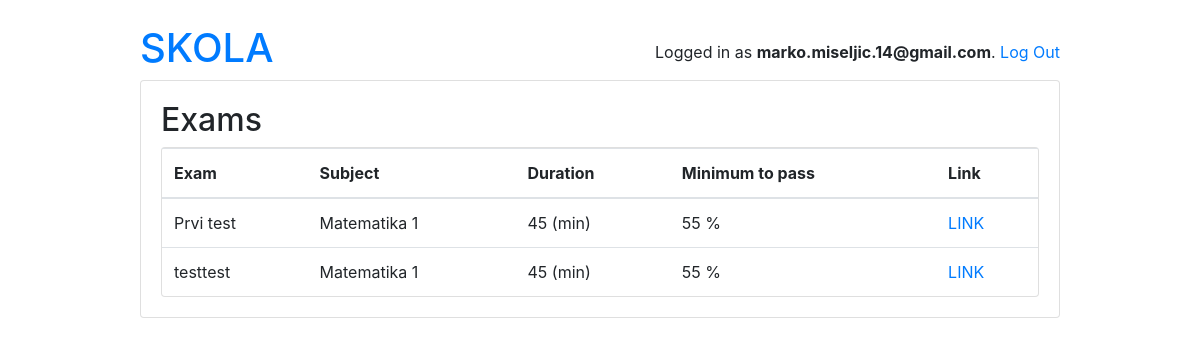
Before: /account/students/ (signed in) with the older database file.
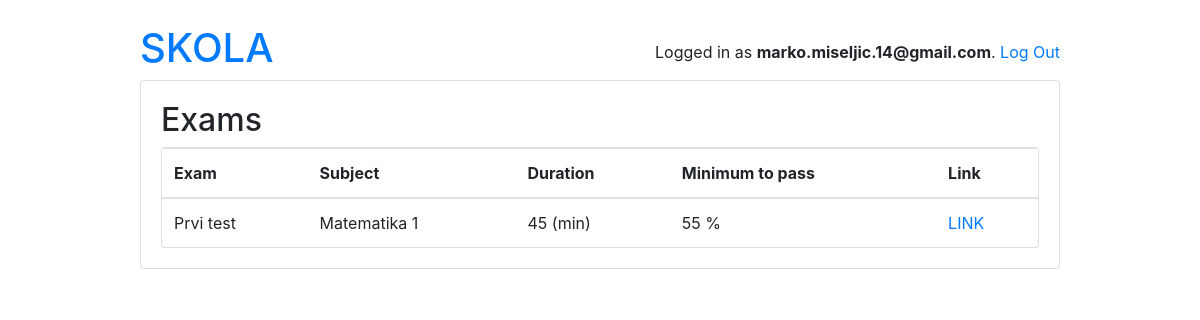
After: the same page with the newer database file.
### school/models.py (models this page shows, shortened)
class Exam(models.Model):
    type = models.CharField(max_length=100)
    active = models.BooleanField(default=False)
    duration = models.IntegerField()
    nuber_of_questions = models.IntegerField()
    required_score_to_pass = models.IntegerField(help_text="required score in %")
    subject  = models.ForeignKey(Subject, on_delete=models.CASCADE)
    owner = models.ForeignKey('account.User', on_delete=models.CASCADE, related_name='exams')

class Subject(models.Model):
    name = models.CharField(max_length=220)
    school = models.ManyToManyField(School)
    def __str__(self):
        return self.name

### account/views.py (the view)
# urls.py: path('',  ExamStudentListView.as_view(), name='exam_list'),
@method_decorator([login_required, student_required], name='dispatch')
class ExamStudentListView(ListView):
    model = Exam
    context_object_name = 'exams'
    template_name = 'students/exams.html'
    def get_queryset(self):
        queryset = Exam.objects.filter(active=True)
        return queryset

### templates/students/exams.html
{% extends '../base.html' %}
{% block content %}
<h2>Exams</h2>
<dvi class="card">
    <table class="table mb-0">
        <thead>
            <tr>
                <th>Exam</th>
                <th>Subject</th>
                <th>Duration</th>
                <th>Minimum to pass</th>
                <th>Link</th>
            </tr>
        </thead>
        <tbody>
            {% for exam in exams %}
                <tr>
                    <td class="align-middle">{{exam.type}}</td>
                    <td class="align-middle">{{exam.subject}}</td>
                    <td class="align-middle">{{exam.duration}} (min)</td>
                    <td class="align-middle">{{exam.required_score_to_pass}} %</td>
                    <td class="align-right"><a href="{% url 'students:take_exam' exam.pk %}">LINK</a></td>
                </tr>
            {% endfor %}
        </tbody>
    </table>
</div>
{% endblock content %}

Changed rows visible on the page:
removed Exam: type "testtest", subject "Matematika 1", duration "45", required_score_to_pass "55"
